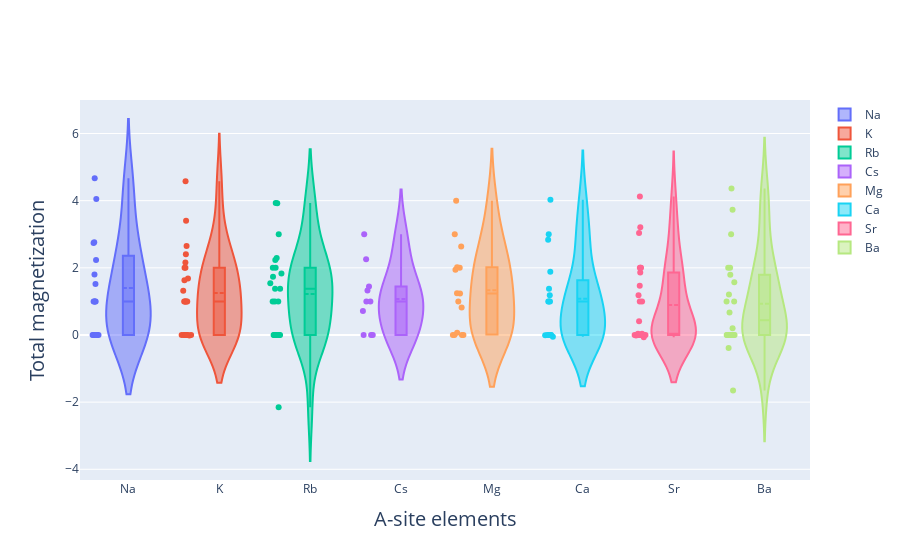

Notebook code for this chart:
### Markdown cell above
## 2. A-site elements (total magnetization)

### Code cell
fig = go.Figure()
for idx in range(len(Asite_elements)):
    fig.add_trace(go.Violin(y = tot_mag_list[idx], name = Asite_elements[idx],
                           box_visible = True, meanline_visible = True, points = 'all', 
                           scalemode = 'count'))
fig.update_xaxes(title_text = 'A-site elements', titlefont = dict(size = 20))
fig.update_yaxes(title_text = 'Total magnetization', titlefont = dict(size = 20))
fig.show()

### Figure 1 — Plotly figure (JSON) as saved in the notebook; plotly's stock layout.template omitted (floating-point values rounded to 4 significant figures; data arrays with more than 128 entries replaced by an {"elided": "..."} marker saying what was removed)
{"data": [{"box": {"visible": true}, "meanline": {"visible": true}, "name": "Na", "points": "all", "scalemode": "count", "type": "violin", "y": {"elided": "243 float values"}}, {"box": {"visible": true}, "meanline": {"visible": true}, "name": "K", "points": "all", "scalemode": "count", "type": "violin", "y": {"elided": "243 float values"}}, {"box": {"visible": true}, "meanline": {"visible": true}, "name": "Rb", "points": "all", "scalemode": "count", "type": "violin", "y": {"elided": "243 float values"}}, {"box": {"visible": true}, "meanline": {"visible": true}, "name": "Cs", "points": "all", "scalemode": "count", "type": "violin", "y": {"elided": "243 float values"}}, {"box": {"visible": true}, "meanline": {"visible": true}, "name": "Mg", "points": "all", "scalemode": "count", "type": "violin", "y": {"elided": "243 float values"}}, {"box": {"visible": true}, "meanline": {"visible": true}, "name": "Ca", "points": "all", "scalemode": "count", "type": "violin", "y": {"elided": "243 float values"}}, {"box": {"visible": true}, "meanline": {"visible": true}, "name": "Sr", "points": "all", "scalemode": "count", "type": "violin", "y": {"elided": "243 float values"}}, {"box": {"visible": true}, "meanline": {"visible": true}, "name": "Ba", "points": "all", "scalemode": "count", "type": "violin", "y": {"elided": "243 float values"}}], "layout": {"xaxis": {"title": {"font": {"size": 20}, "text": "A-site elements"}}, "yaxis": {"title": {"font": {"size": 20}, "text": "Total magnetization"}}}}
